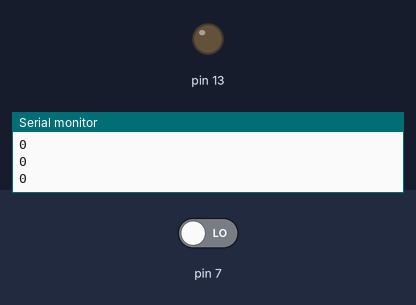
Bench run of a sketch on a simulated Arduino Uno, built with avr-gcc and run on an emulated ATmega328P. Shown: output pins drawn as LEDs (lit = HIGH), the last lines printed to the serial monitor. The inputs (shaded band) are chosen by the test bench; at power-on: pin 7 LOW.

Above: at 1.2 s.
1.3 s: pin 7 driven HIGH
At 2.5 s:
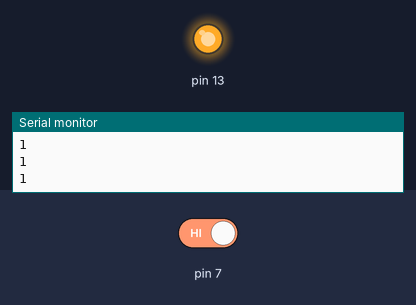
2.8 s: pin 7 driven LOW
At 3.9 s:
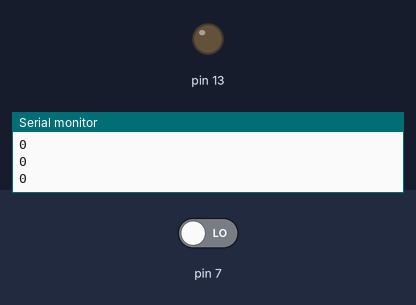
Timing chart, 0 to 5.8 s (numbered marks = the images above; inputs shaded):
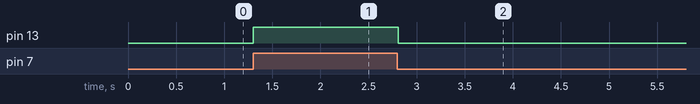

Measured:
- after the input at 1.3 s, pin 13: LOW → HIGH at once
- after the input at 2.8 s, pin 13: HIGH → LOW at once

The sketch:

sketch_nov11a.ino
```cpp
int value=0;

void setup()
{
  Serial.begin(9600);
  pinMode(7,INPUT);
  pinMode(13,OUTPUT);
}

void loop()
{
 value = digitalRead(7);
  Serial.println(value);
  if(value==1)
  {
    digitalWrite(13,HIGH);
  }
  else
  {
   digitalWrite(13,LOW);
  }
  delay(10); // Wait for 100 millisecond(s)
}
```
